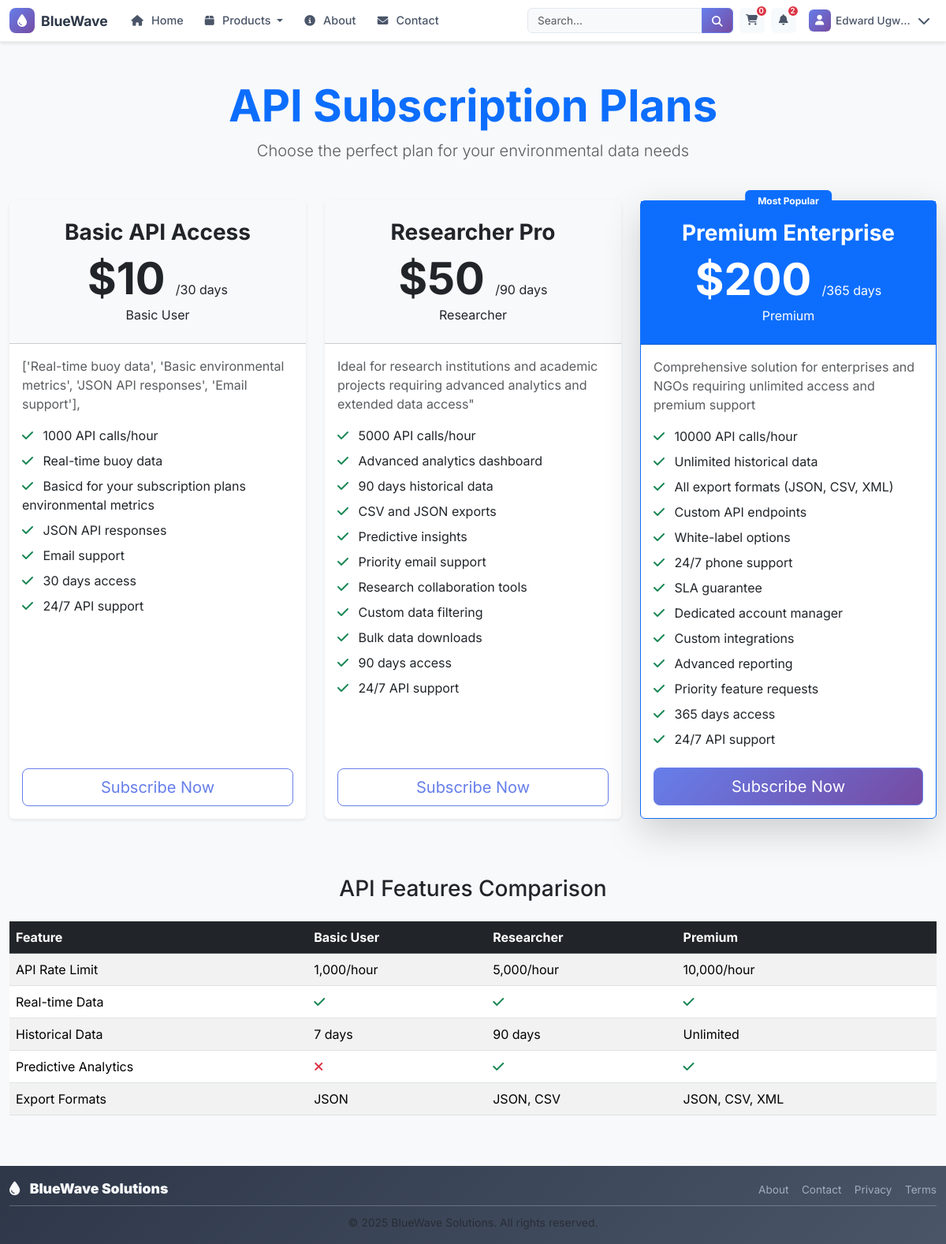
/subscriptions/ (signed in), run on the app's committed database.
### accounts/models.py (models this page shows, shortened)
class CustomUser(AbstractUser):
    email = models.EmailField(
        verbose_name="email address",
        unique=True,
        help_text="Required. Enter a valid email address."
    )
    groups = models.ManyToManyField(
        Group,
        verbose_name="groups",
        blank=True,
        help_text="The groups this user belongs to.",
        related_name="customuser_set",
        related_query_name="customuser",
    )
    user_permissions = models.ManyToManyField(
        Permission,
        verbose_name="user permissions",
        blank=True,
        help_text="Specific permissions for this user.",
        related_name="customuser_permissions_set",
        related_query_name="customuser_permission",
    )
    USERNAME_FIELD = 'email'
    REQUIRED_FIELDS = ['username']  # Required when creating superuser via createsuperuser
    class Meta:
        verbose_name = "User"
        verbose_name_plural = "Users"

### subscriptions/models.py (models this page shows, shortened)
class SubscriptionPlan(models.Model):
    PLAN_TYPES = [
        ('basic_user', 'Basic User'),
        ('researcher', 'Researcher'),
        ('premium', 'Premium'),
    ]
    DURATION_CHOICES = [
        (30, '30 Days'),
        (90, '90 Days'),
        (365, '365 Days'),
    ]
    name = models.CharField(max_length=100)
    plan_type = models.CharField(max_length=20, choices=PLAN_TYPES)
    duration_days = models.IntegerField(choices=DURATION_CHOICES)
    price = models.DecimalField(max_digits=10, decimal_places=2)
    api_rate_limit = models.IntegerField(default=1000, help_text="API requests per hour")
    description = models.TextField(blank=True)
    features = models.JSONField(default=list, blank=True, help_text="List of plan features")
    is_active = models.BooleanField(default=True)
    created_at = models.DateTimeField(auto_now_add=True)
    updated_at = models.DateTimeField(auto_now=True)
    class Meta:
        unique_together = ['plan_type', 'duration_days']
        ordering = ['price']
        verbose_name = 'Subscription Plan'
        verbose_name_plural = 'Subscription Plans'

### subscriptions/views.py (the view)
# urls.py: path('', views.subscription_plans, name='subscription_plans'),  # /subscriptions/
@login_required
def subscription_plans(request):
    plans = SubscriptionPlan.objects.filter(is_active=True).order_by('price')
    current_subscription = UserSubscription.objects.filter(
        user=request.user, is_active=True, end_date__gt=timezone.now()
    ).first()
    user_subscriptions = UserSubscription.objects.filter(
        user=request.user,
        status='active'
    ).select_related('plan')
    return render(request, 'subscriptions/plans.html', {
        'plans': plans,
        'current_subscription': current_subscription,
        'user_subscriptions': user_subscriptions,
        'page_title': 'Subscription Plans - BlueWave Solutions'
    })

### templates/subscriptions/plans.html (shortened to what this page needs)
{% extends "base.html" %}
{% load static %}
{% block content %}
<div class="container py-5">
  <div class="text-center mb-5">
    <h1 class="display-4 fw-bold text-primary">API Subscription Plans</h1>
    <p class="lead text-muted">
      Choose the perfect plan for your environmental data needs
    </p>
  </div>
  <div class="row">
    {% for plan in plans %}
    <div class="col-lg-4 col-md-6 mb-4">
      <div
        class="card h-100 {% if plan.plan_type == 'premium' %}border-primary shadow-lg{% else %}border-0 shadow-sm{% endif %}"
      >
        {% if plan.plan_type == 'premium' %}
        <div
          class="badge bg-primary position-absolute top-0 start-50 translate-middle px-3 py-2"
        >
          Most Popular
        </div>
        {% endif %}
        <div
          class="card-header text-center py-4 {% if plan.plan_type == 'premium' %}bg-primary text-white{% else %}bg-light{% endif %}"
        >
          <h3 class="fw-bold">{{ plan.name }}</h3>
          <div class="display-4 fw-bold">
            ${{ plan.price|floatformat:0 }}
            <small class="fs-6 fw-normal">/{{ plan.duration_days }} days</small>
          </div>
          <p class="mb-0">{{ plan.get_plan_type_display }}</p>
        </div>
        <div class="card-body d-flex flex-column">
          <p class="text-muted">{{ plan.description }}</p>
          <ul class="list-unstyled flex-grow-1">
            <li class="mb-2">
              <i class="fas fa-check text-success me-2"></i>
              {{ plan.api_rate_limit|floatformat:0 }} API calls/hour
            </li>
            {% for feature in plan.features %}
            <li class="mb-2">
              <i class="fas fa-check text-success me-2"></i>
              {{ feature }}
            </li>
            {% endfor %}
            <li class="mb-2">
              <i class="fas fa-check text-success me-2"></i>
              {{ plan.duration_days }} days access
            </li>
            <li class="mb-2">
              <i class="fas fa-check text-success me-2"></i>
              24/7 API support
            </li>
          </ul>
          {% if user.is_authenticated %}
          <a
            href="{% url 'subscriptions:subscribe' plan.id %}"
            class="btn {% if plan.plan_type == 'premium' %}btn-primary{% else %}btn-outline-primary{% endif %} btn-lg w-100"
          >
            Subscribe Now
          </a>
          {% endif %}
        </div>
      </div>
    </div>
    {% endfor %}
  </div>
  {% if plans %}
  <div class="row mt-5">
    <div class="col-12">
      <h3 class="text-center mb-4">API Features Comparison</h3>
      <div class="table-responsive">
        <table class="table table-striped">
          <thead class="table-dark">
            <tr>
              <th>Feature</th>
              <th>Basic User</th>
              <th>Researcher</th>
              <th>Premium</th>
            </tr>
          </thead>
          <tbody>
            <tr>
              <td>API Rate Limit</td>
              <td>1,000/hour</td>
              <td>5,000/hour</td>
              <td>10,000/hour</td>
            </tr>
            <tr>
              <td>Real-time Data</td>
              <td><i class="fas fa-check text-success"></i></td>
              <td><i class="fas fa-check text-success"></i></td>
              <td><i class="fas fa-check text-success"></i></td>
            </tr>
            <tr>
              <td>Historical Data</td>
              <td>7 days</td>
              <td>90 days</td>
              <td>Unlimited</td>
            </tr>
            <tr>
              <td>Predictive Analytics</td>
              <td><i class="fas fa-times text-danger"></i></td>
              <td><i class="fas fa-check text-success"></i></td>
              <td><i class="fas fa-check text-success"></i></td>
            </tr>
            <tr>
              <td>Export Formats</td>
              <td>JSON</td>
              <td>JSON, CSV</td>
              <td>JSON, CSV, XML</td>
            </tr>
          </tbody>
        </table>
      </div>
    </div>
  </div>
  {% endif %}
</div>
{% endblock %}

### templates/base.html (shortened to what this page needs)
{% load static %}
<!DOCTYPE html>
<html lang="en">
  <head>
    <link
      href="https://cdn.jsdelivr.net/npm/bootstrap@5.3.2/dist/css/bootstrap.min.css"
      rel="stylesheet"
    />
    <link
      rel="stylesheet"
      href="https://cdnjs.cloudflare.com/ajax/libs/font-awesome/6.4.0/css/all.min.css"
    />
    <link rel="stylesheet" href="{% static 'css/auth.css' %}" />
  </head>
  <body class="d-flex flex-column min-vh-100">
    <nav
      class="navbar navbar-expand-lg navbar-light bg-white shadow-sm sticky-top"
    >
      <div class="container">
        <a class="navbar-brand" href="{% url 'core:landing_page' %}">
          <div class="brand-container">
            <div class="brand-icon">
              <i class="fas fa-tint"></i>
            </div>
            <div class="brand-text">
              <span class="brand-name">BlueWave</span>
            </div>
          </div>
        </a>
        <div class="collapse navbar-collapse" id="navbarNav">
          <ul class="navbar-nav me-auto">
            <li class="nav-item">
              <a class="nav-link" href="{% url 'core:landing_page' %}">
                <i class="fas fa-home"></i>
                <span class="nav-text">Home</span>
              </a>
            </li>
            <li class="nav-item dropdown">
              <a
                class="nav-link dropdown-toggle"
                href="#"
                id="productsDropdown"
                role="button"
                data-bs-toggle="dropdown"
                aria-expanded="false"
              >
                <i class="fas fa-box"></i>
                <span class="nav-text">Products</span>
              </a>
            </li>
            <li class="nav-item">
              <a class="nav-link" href="{% url 'core:about' %}">
                <i class="fas fa-info-circle"></i>
                <span class="nav-text">About</span>
              </a>
            </li>
            <li class="nav-item">
              <a class="nav-link" href="{% url 'core:contact' %}">
                <i class="fas fa-envelope"></i>
                <span class="nav-text">Contact</span>
              </a>
            </li>
          </ul>
          <div class="search-container me-2">
            <form
              class="search-form"
              method="get"
              action="{% url 'products:product_list' %}"
            >
              <div class="input-group">
                <input
                  type="search"
                  name="search"
                  class="form-control search-input"
                  placeholder="Search..."
                  value="{{ request.GET.search|default:'' }}"
                />
                <button class="btn search-btn" type="submit">
                  <i class="fas fa-search"></i>
                </button>
              </div>
            </form>
          </div>
          <div class="user-actions d-flex align-items-center">
            {% if user.is_authenticated %}
            <a
              href="{% url 'cart:cart_detail' %}"
              class="nav-icon-link me-2"
              title="Shopping Cart"
            >
              <i class="fas fa-shopping-cart"></i>
              <span class="icon-badge" id="cart-count">0</span>
            </a>
            <div class="dropdown me-2">
              <a
                href="#"
                class="nav-icon-link"
                data-bs-toggle="dropdown"
                title="Notifications"
                aria-expanded="false"
              >
                <i class="fas fa-bell"></i>
                <span class="icon-badge">2</span>
              </a>
            </div>
            <div class="dropdown">
              <a
                href="#"
                class="user-dropdown-toggle"
                data-bs-toggle="dropdown"
                title="Account Menu"
                aria-expanded="false"
              >
                <div class="user-avatar">
                  <i class="fas fa-user"></i>
                </div>
                <span class="user-name d-none d-lg-inline"
                  >{{ user.get_full_name|default:user.username }}</span
                >
                <i class="fas fa-chevron-down ms-1 d-none d-lg-inline"></i>
              </a>
            </div>
            {% endif %}
          </div>
        </div>
      </div>
    </nav>
    <main class="flex-fill">
       {% block content %}{% endblock %}
    </main>
    <footer class="footer py-3 bg-dark text-light mt-auto">
      <div class="container">
        <div class="row align-items-center">
          <div class="col-md-6">
            <div class="footer-brand">
              <i class="fas fa-tint me-2"></i>
              <strong>BlueWave Solutions</strong>
            </div>
          </div>
          <div class="col-md-6 text-md-end">
            <div class="footer-links">
              <a href="{% url 'core:about' %}" class="footer-link">About</a>
              <a href="{% url 'core:contact' %}" class="footer-link">Contact</a>
              <a href="#" class="footer-link">Privacy</a>
              <a href="#" class="footer-link">Terms</a>
            </div>
          </div>
        </div>
        <hr class="my-2 opacity-25" />
        <div class="row">
          <div class="col-12 text-center">
            <small class="text-muted">
              &copy; 2025 BlueWave Solutions. All rights reserved.
            </small>
          </div>
        </div>
      </div>
    </footer>
  </body>
</html>

### static/css/auth.css (style rules this page uses)
a { transition: color 0.2s ease; }

### data on the page
CustomUser: get_full_name "Edward Ugw…"
SubscriptionPlan: name "Basic API Access", price "10", duration_days "30", plan_type "Basic User", description "['Real-time buoy data', 'Basic environmental metrics', 'JSON API responses', 'Email support'],", api_rate_limit "1000", features "Real-time buoy data" "Basicd for your subscription plans environmental metrics" "JSON API responses" "Email support"
SubscriptionPlan: name "Researcher Pro", price "50", duration_days "90", plan_type "Researcher", description "Ideal for research institutions and academic projects requiring advanced analytics and extended data access\"", api_rate_limit "5000", features "Advanced analytics dashboard" "90 days historical data" "CSV and JSON exports" "Predictive insights" "Priority email support" "Research collaboration tools" "Custom data filtering" "Bulk data downloads"
SubscriptionPlan: shows "Most Popular", name "Premium Enterprise", price "200", duration_days "365", plan_type "Premium", description "Comprehensive solution for enterprises and NGOs requiring unlimited access and premium support", api_rate_limit "10000", features "Unlimited historical data" "All export formats (JSON, CSV, XML)" "Custom API endpoints" "White-label options" "24/7 phone support" "SLA guarantee" "Dedicated account manager" "Custom integrations" "Advanced reporting" "Priority feature requests"
